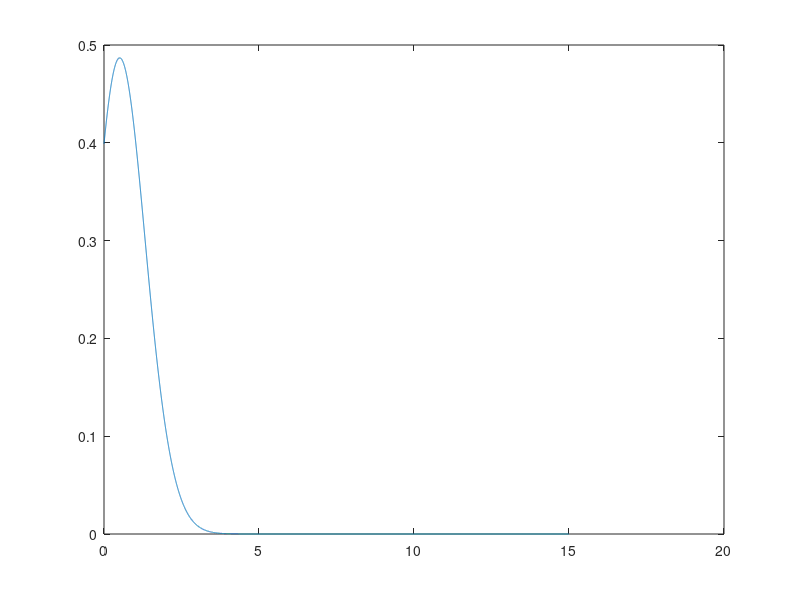
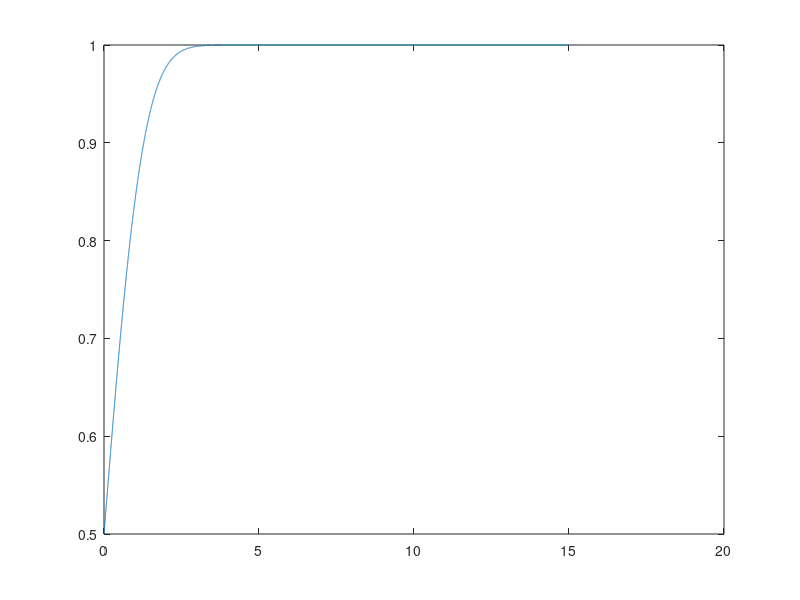
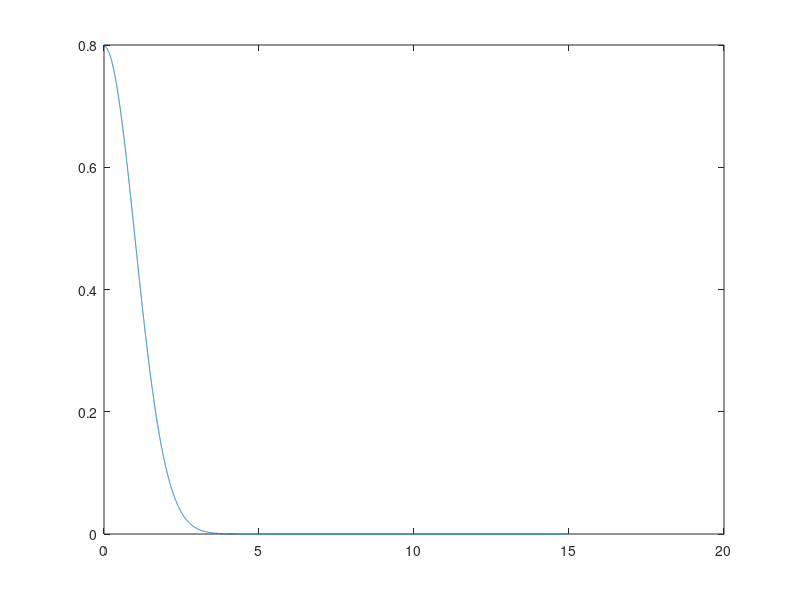
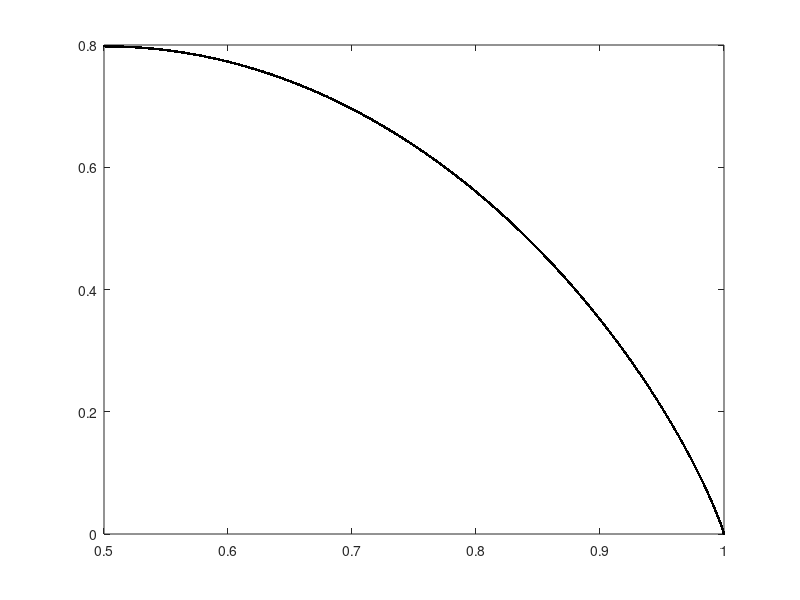

These charts were generated, in order, by the following MATLAB code: (Note: this script raises an error after producing the figures.)
%%

d_hat = 0:0.001:15;
mu = 0;
sigma = 1;
I = trapz(d_hat,normpdf(d_hat,mu,sigma))   % normalize the percept distribution to integral 1
p_d_hat = 1 / I * normpdf(d_hat,mu,sigma);
c_d_hat = normcdf(d_hat,mu,sigma);
trapz(d_hat,p_d_hat.*c_d_hat)

%%
figure
plot(d_hat,p_d_hat.*c_d_hat)
figure;plot(d_hat,c_d_hat)
figure;plot(d_hat,p_d_hat)
figure;plot(c_d_hat,p_d_hat,'.k')   % confidence-probability pairs

%%

dst = 'Normal';   % noise distribution
d_hat = 0:0.001:15;
mu = 0;
sigma = 1;
I = trapz(d_hat,pdf(dst,d_hat,mu,sigma))   % normalize the percept distribution to integral 1
p_d_hat = 1 / I * pdf(dst,d_hat,mu,sigma);
c_d_hat = cdf(dst,d_hat,mu,sigma);
trapz(d_hat,p_d_hat.*c_d_hat)

%%

dst = 't';   % noise distribution
d_hat = 0:0.001:15;
mu = 15;
sigma = 1;
I = trapz(d_hat,pdf(dst,d_hat,mu,sigma))   % normalize the percept distribution to integral 1
p_d_hat = 1 / I * pdf(dst,d_hat,mu,sigma);
c_d_hat = cdf(dst,d_hat,mu,sigma);
trapz(d_hat,p_d_hat.*c_d_hat)

%%

dst = 'Normal';   % noise distribution
d_hat = 0:0.001:15;
mu = 0;
sigma = 1;
I = trapz(d_hat,pdf(dst,d_hat,mu,sigma))   % normalize the percept distribution to integral 1
p_d_hat = 1 / I * pdf(dst,d_hat,mu,sigma);
c_d_hat = cdf(dst,d_hat,mu,sigma);
trapz(d_hat,p_d_hat.*c_d_hat)

%%

dst = 'Normal';   % noise distribution
d_hat = -15:0.001:0;
mu = 0;
sigma = 2;
trapz(d_hat,cdf(dst,d_hat,mu,sigma)) 
